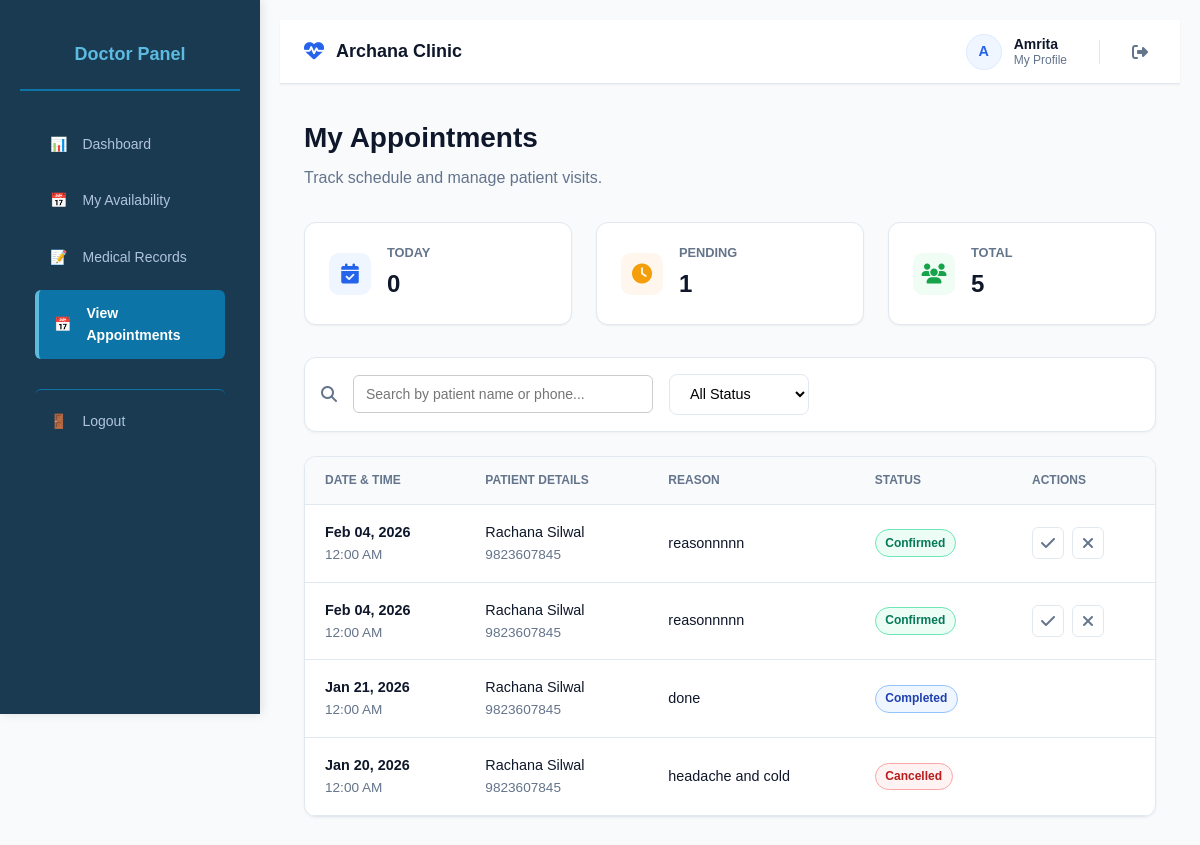
Page /doctor/view-appointment.php (signed in) on the committed database.
### tables this page shows
CREATE TABLE `users` (
  `id` int(11) NOT NULL,
  `name` varchar(100) NOT NULL,
  `email` varchar(255) DEFAULT NULL,
  `password` varchar(255) NOT NULL,
  `role` enum('admin','doctor','receptionist','patient') NOT NULL,
  `phone` varchar(15) NOT NULL,
  `created_at` timestamp NOT NULL DEFAULT current_timestamp(),
  `updated_at` timestamp NOT NULL DEFAULT current_timestamp() ON UPDATE current_timestamp()
);

CREATE TABLE `appointments` (
  `id` int(11) NOT NULL,
  `patient_id` int(11) NOT NULL,
  `doctor_id` int(11) NOT NULL,
  `appointment_date` datetime NOT NULL,
  `reason` text NOT NULL,
  `appointment_time` time NOT NULL,
  `status` enum('pending','confirmed','completed','cancelled') DEFAULT 'pending',
  `notes` text DEFAULT NULL,
  `created_at` timestamp NOT NULL DEFAULT current_timestamp(),
  `updated_at` timestamp NOT NULL DEFAULT current_timestamp() ON UPDATE current_timestamp()
);

CREATE TABLE `patients` (
  `id` int(11) NOT NULL,
  `user_id` int(11) NOT NULL,
  `phone` varchar(15) DEFAULT NULL,
  `date_of_birth` date NOT NULL,
  `gender` enum('male','female','other') NOT NULL,
  `address` text NOT NULL,
  `emergency_contact` varchar(100) NOT NULL,
  `emergency_phone` varchar(20) NOT NULL,
  `medical_history` text DEFAULT NULL,
  `blood_group` varchar(10) DEFAULT NULL,
  `allergies` text DEFAULT NULL,
  `age` varchar(10) DEFAULT NULL
);

### config/auth.php (called while the page is built, shortened)
<?php
class Auth {
    private $conn;
    public function __construct($connection) {
        $this->conn = $connection;
    }
    public function isLoggedIn() {
        return isset($_SESSION['user_id']);
    }
    public function getUser() {
        $user_id = $_SESSION['user_id'];
        $stmt = $this->conn->prepare("
            SELECT
                u.id,
                u.name,
                u.email,
                u.role,
                p.phone,
                p.gender,
                p.address,
                p.medical_history,
                p.blood_group,
                p.date_of_birth,
                p.allergies,
                p.emergency_phone
            FROM users u
            LEFT JOIN patients p ON u.id = p.user_id
            WHERE u.id = ?
            LIMIT 1
        ");
        $stmt->bind_param("i", $user_id);
        $stmt->execute();
        return $stmt->get_result()->fetch_assoc();
    }
}
if (!isset($auth)) {
    $auth = new Auth($conn);
}
?>

### doctor/view-appointment.php (the view, shortened to what this page needs)
<?php
require_once __DIR__ . '/../config/database.php';
require_once __DIR__ . '/../config/auth.php';
$user = $auth->getUser();
$stmt = $conn->prepare("SELECT id, consultation_fee FROM doctors WHERE user_id = ? LIMIT 1");
$stmt->bind_param("i", $user['id']);
$stmt->execute();
$doctor_res = $stmt->get_result()->fetch_assoc();
$doctor_id = (int)$doctor_res['id'];
$search = isset($_GET['search']) ? trim($_GET['search']) : '';
$status_filter = isset($_GET['status']) ? $_GET['status'] : 'all';
$page = isset($_GET['page']) ? max(1, intval($_GET['page'])) : 1;
$limit = 10;
$offset = ($page - 1) * $limit;
$where_clause = "WHERE a.doctor_id = ?";
$params = [$doctor_id];
$types = "i";
$query_base = "
    FROM appointments a
    JOIN patients p ON a.patient_id = p.id
    JOIN users u ON p.user_id = u.id
    $where_clause
";
$query_sql = "
    SELECT
        a.id, a.appointment_date, a.appointment_time, a.status, a.notes,
        u.name AS patient_name, u.email AS patient_email, p.phone AS patient_phone
    $query_base
    ORDER BY a.appointment_date DESC, a.appointment_time ASC
    LIMIT ? OFFSET ?
";
$params[] = $limit;
$params[] = $offset;
$types .= "ii";
$stmt = $conn->prepare($query_sql);
$stmt->bind_param($types, ...$params);
$stmt->execute();
$appointments = $stmt->get_result();
$today = date('Y-m-d');
$stats_stmt = $conn->prepare("
    SELECT
        COUNT(*) as total,
        SUM(CASE WHEN appointment_date = ? THEN 1 ELSE 0 END) as today_count,
        SUM(CASE WHEN status = 'pending' THEN 1 ELSE 0 END) as pending_count
    FROM appointments
    WHERE doctor_id = ?
");
$stats_stmt->bind_param("si", $today, $doctor_id);
$stats_stmt->execute();
$stats = $stats_stmt->get_result()->fetch_assoc();
?>
<!DOCTYPE html>
<html lang="en">
<head>
<link rel="stylesheet" href="/clinic/styles.css">
<link rel="stylesheet" href="https://cdnjs.cloudflare.com/ajax/libs/font-awesome/6.5.0/css/all.min.css">
</head>
<body class="dashboard-page">
<div class="dashboard-container">
    <?php include __DIR__ . '/../include/sidebar-doctor.php'; ?>
    <main class="dashboard-content">
        <?php include __DIR__ . '/../include/dnav.php'; ?>
        <div class="manage-container">
            <div class="page-header">
                <div>
                    <h1>My Appointments</h1>
                    <p>Track schedule and manage patient visits.</p>
                </div>
            </div>
            <div class="stats-row">
                <div class="stat-card">
                    <div class="stat-icon" style="background:#eff6ff; color:#2563eb;"><i class="fas fa-calendar-check"></i></div>
                    <div class="stat-info"><h3>Today</h3><span class="value"><?= $stats['today_count'] ?></span></div>
                </div>
                <div class="stat-card">
                    <div class="stat-icon" style="background:#fff7ed; color:#f59e0b;"><i class="fas fa-clock"></i></div>
                    <div class="stat-info"><h3>Pending</h3><span class="value"><?= $stats['pending_count'] ?></span></div>
                </div>
                <div class="stat-card">
                    <div class="stat-icon" style="background:#f0fdf4; color:#16a34a;"><i class="fas fa-users"></i></div>
                    <div class="stat-info"><h3>Total</h3><span class="value"><?= $stats['total'] ?></span></div>
                </div>
            </div>
            <form method="GET" class="controls-bar">
                <i class="fas fa-search" style="color:var(--text-muted)"></i>
                <input type="text" name="search" class="search-input" placeholder="Search by patient name or phone..." value="<?= htmlspecialchars($search) ?>">
                <select name="status" class="filter-select" onchange="this.form.submit()">
                    <option value="all" <?= $status_filter === 'all' ? 'selected' : '' ?>>All Status</option>
                </select>
            </form>
            <div class="card">
                <div class="table-responsive">
                    <table class="custom-table">
                        <thead>
                            <tr>
                                <th>Date & Time</th>
                                <th>Patient Details</th>
                                <th>Reason</th>
                                <th>Status</th>
                                <th>Actions</th>
                            </tr>
                        </thead>
                        <tbody>
                            <?php if ($appointments->num_rows > 0): ?>
                                <?php while ($row = $appointments->fetch_assoc()): ?>
                                <tr>
                                    <td>
                                        <div style="font-weight:600;"><?= date('M d, Y', strtotime($row['appointment_date'])) ?></div>
                                        <div style="font-size:0.85rem; color:var(--text-muted);"><?= date('h:i A', strtotime($row['appointment_time'])) ?></div>
                                    </td>
                                    <td>
                                        <div style="font-weight:500;"><?= htmlspecialchars($row['patient_name']) ?></div>
                                        <div style="font-size:0.85rem; color:var(--text-muted);"><?= htmlspecialchars($row['patient_phone'] ?? 'No Phone') ?></div>
                                    </td>
                                    <td><?= htmlspecialchars($row['notes'] ?: '-') ?></td>
                                    <td>
                                        <span class="status-badge status-<?= strtolower($row['status']) ?>">
                                            <?= ucfirst($row['status']) ?>
                                        </span>
                                    </td>
                                    <td>
                                        <div class="action-group">
                                            <?php if(in_array($row['status'], ['confirmed'])): ?>
                                                <button class="btn-icon btn-complete" title="Mark Completed"
                                                    onclick="openActionModal(<?= $row['id'] ?>, 'completed', '<?= addslashes($row['patient_name']) ?>')">
                                                    <i class="fas fa-check"></i>
                                                </button>
                                            <?php endif; ?>
                                            <?php if($row['status'] !== 'cancelled' && $row['status'] !== 'completed'): ?>
                                                <button class="btn-icon btn-cancel" title="Cancel Appointment"
                                                    onclick="openActionModal(<?= $row['id'] ?>, 'cancelled', '<?= addslashes($row['patient_name']) ?>')">
                                                    <i class="fas fa-times"></i>
                                                </button>
                                            <?php endif; ?>
                                        </div>
                                    </td>
                                </tr>
                                <?php endwhile; ?>
                            <?php else: ?>
                                <tr><td colspan="5" style="text-align:center; padding:3rem; color:var(--text-muted);">No appointments found matching your criteria.</td></tr>
                            <?php endif; ?>
                        </tbody>
                    </table>
                </div>
            </div>
        </div>
    </main>
</div>
</body>
</html>

### include/dnav.php (shortened to what this page needs)
<nav class="top-navbar">
    <a href="#" class="nav-brand">
        <i class="fas fa-heartbeat"></i>
        <span>Archana Clinic</span>
    </a>
    <div class="nav-right-section">
        <a href="profile.php" class="nav-user-profile" title="View Profile">
            <div class="nav-avatar-circle">
                <?= isset($user['name']) ? strtoupper(substr($user['name'], 0, 1)) : 'U' ?>
            </div>
            <div class="nav-user-meta">
                <span class="nav-user-name">
                    <?= isset($user['name']) ? htmlspecialchars(explode(' ', $user['name'])[0]) : 'Guest' ?>
                </span>
                <span class="nav-user-subtitle">My Profile</span>
            </div>
        </a>
        <a href="../logout.php" class="nav-logout-btn" title="Logout">
            <i class="fas fa-sign-out-alt"></i>
        </a>
    </div>
</nav>

### styles.css (style rules this page uses)
* { margin: 0; padding: 0; box-sizing: border-box; font-family: Arial, sans-serif; }
body { background: #f9f9f9; color: #333; line-height: 1.6; display: flex; flex-direction: column; min-height: 100vh; }
main { flex: 1; padding: 20px; }
body { padding-top: 90px; }
.dashboard-page { display: flex; background: #f5f7fa; padding-top: 0; }
.dashboard-container { display: flex; width: 100%; min-height: 100vh; }
.dashboard-content { flex: 1; margin-left: 260px; padding: 20px; overflow-y: auto; }
.stat-card { background: white; border-radius: 10px; padding: 25px; display: flex; align-items: center; gap: 20px; box-shadow: 0 2px 10px rgba(0, 0, 0, 0.05); transition: all 0.3s ease; }
.stat-icon { width: 60px; height: 60px; border-radius: 10px; display: flex; align-items: center; justify-content: center; font-size: 28px; }
.table-responsive { overflow-x: auto; }
body { font-family: 'Segoe UI', Tahoma, Geneva, Verdana, sans-serif; background-color: #f4f6f8; margin: 0; padding: 0; }
input[type="text"], input[type="email"], input[type="password"], input[type="tel"], input[type="date"], select, textarea { padding: 10px 12px; border-radius: 6px; border: 1px solid #ccc; font-size: 14px; outline: none; transition: border-color 0.3s; }
button, .btn, .btn-login { display: inline-block; width: 100%; padding: 12px; border: none; border-radius: 6px; background-color: #5bbbe0; color: #fff; font-size: 16px; font-weight: bold; cursor: pointer; transition: background 0.3s; text-decoration: none; text-align: center; }
.card { background: #ffffff; border-radius: 14px; box-shadow: 0 6px 18px rgba(0, 0, 0, 0.06); }

### include/dnav.php (style rules this page uses)
.top-navbar { background: white; height: 64px; padding: 0 1.5rem; display: flex; align-items: center; justify-content: space-between; border-bottom: 1px solid #e2e8f0; box-shadow: 0 1px 2px 0 rgba(0, 0, 0, 0.05); position: sticky; top: 0; z-index: 40; }
.nav-brand { font-size: 1.125rem; font-weight: 700; color: #0f172a; display: flex; align-items: center; gap: 0.75rem; text-decoration: none; }
.nav-brand i { color: #2563eb; font-size: 1.25rem; }
.nav-right-section { display: flex; align-items: center; gap: 1.5rem; }
.nav-user-profile { display: flex; align-items: center; gap: 0.75rem; text-decoration: none; padding: 0.25rem 0.5rem; border-radius: 8px; transition: background-color 0.2s; }
.nav-avatar-circle { width: 36px; height: 36px; background: #eff6ff; color: #2563eb; border-radius: 50%; display: flex; align-items: center; justify-content: center; font-weight: 600; font-size: 0.9rem; border: 1px solid #dbeafe; }
.nav-user-meta { display: flex; flex-direction: column; line-height: 1.2; }
.nav-user-name { font-size: 0.875rem; font-weight: 600; color: #0f172a; }
.nav-user-subtitle { font-size: 0.75rem; color: #64748b; }
.nav-logout-btn { color: #64748b; font-size: 1rem; padding: 0.5rem; border-radius: 50%; transition: all 0.2s; text-decoration: none; display: flex; align-items: center; justify-content: center; }

### rows in the picture
users: name "A", name "Amrita"
appointments: appointment_date "Feb 04, 2026", appointment_time "12:00 AM", users.name "Rachana Silwal", patient.phone "9823607845", notes "reasonnnnn", status "Confirmed"
appointments: appointment_date "Feb 04, 2026", appointment_time "12:00 AM", users.name "Rachana Silwal", patient.phone "9823607845", notes "reasonnnnn", status "Confirmed"
appointments: appointment_date "Jan 21, 2026", appointment_time "12:00 AM", users.name "Rachana Silwal", patient.phone "9823607845", notes "done", status "Completed"
appointments: appointment_date "Jan 20, 2026", appointment_time "12:00 AM", users.name "Rachana Silwal", patient.phone "9823607845", notes "headache and cold", status "Cancelled"

### other values in the picture
$stats['today_count'] "0"
$stats['pending_count'] "1"
$stats['total'] "5"
